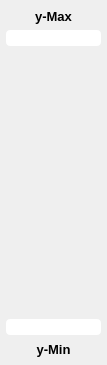
<?xml version="1.0" encoding="UTF-8"?>
<ui version="4.0">
 <class>DVerticalRangeDoubleSlider</class>
 <widget class="QWidget" name="DVerticalRangeDoubleSlider">
  <property name="geometry">
   <rect>
    <x>0</x>
    <y>0</y>
    <width>107</width>
    <height>365</height>
   </rect>
  </property>
  <property name="minimumSize">
   <size>
    <width>107</width>
    <height>365</height>
   </size>
  </property>
  <property name="maximumSize">
   <size>
    <width>107</width>
    <height>365</height>
   </size>
  </property>
  <property name="windowTitle">
   <string>Form</string>
  </property>
  <layout class="QVBoxLayout" name="verticalLayout_3">
   <property name="spacing">
    <number>6</number>
   </property>
   <property name="leftMargin">
    <number>6</number>
   </property>
   <property name="topMargin">
    <number>6</number>
   </property>
   <property name="rightMargin">
    <number>6</number>
   </property>
   <property name="bottomMargin">
    <number>6</number>
   </property>
   <item>
    <layout class="QVBoxLayout" name="verticalLayout_2">
     <property name="spacing">
      <number>4</number>
     </property>
     <item>
      <widget class="QLabel" name="label">
       <property name="minimumSize">
        <size>
         <width>10</width>
         <height>20</height>
        </size>
       </property>
       <property name="maximumSize">
        <size>
         <width>16777215</width>
         <height>20</height>
        </size>
       </property>
       <property name="font">
        <font>
         <family>Helvetica</family>
         <pointsize>10</pointsize>
         <weight>75</weight>
         <bold>true</bold>
        </font>
       </property>
       <property name="text">
        <string>y-Max</string>
       </property>
       <property name="scaledContents">
        <bool>true</bool>
       </property>
       <property name="alignment">
        <set>Qt::AlignCenter</set>
       </property>
      </widget>
     </item>
     <item>
      <layout class="QHBoxLayout" name="horizontalLayout_2">
       <property name="spacing">
        <number>4</number>
       </property>
       <item>
        <widget class="QLineEdit" name="lineEdit_2">
         <property name="minimumSize">
          <size>
           <width>10</width>
           <height>0</height>
          </size>
         </property>
         <property name="maximumSize">
          <size>
           <width>16777215</width>
           <height>16777215</height>
          </size>
         </property>
         <property name="font">
          <font>
           <family>Helvetica</family>
           <weight>75</weight>
           <bold>true</bold>
          </font>
         </property>
         <property name="styleSheet">
          <string notr="true">border-radius: 4px</string>
         </property>
         <property name="frame">
          <bool>false</bool>
         </property>
         <property name="alignment">
          <set>Qt::AlignCenter</set>
         </property>
        </widget>
       </item>
      </layout>
     </item>
    </layout>
   </item>
   <item>
    <spacer name="verticalSpacer">
     <property name="orientation">
      <enum>Qt::Vertical</enum>
     </property>
     <property name="sizeType">
      <enum>QSizePolicy::Fixed</enum>
     </property>
     <property name="sizeHint" stdset="0">
      <size>
       <width>20</width>
       <height>20</height>
      </size>
     </property>
    </spacer>
   </item>
   <item>
    <widget class="DVerticalDoubleSlider" name="widget" native="true">
     <property name="minimumSize">
      <size>
       <width>0</width>
       <height>250</height>
      </size>
     </property>
     <property name="maximumSize">
      <size>
       <width>16777215</width>
       <height>16777215</height>
      </size>
     </property>
    </widget>
   </item>
   <item>
    <spacer name="verticalSpacer_2">
     <property name="orientation">
      <enum>Qt::Vertical</enum>
     </property>
     <property name="sizeType">
      <enum>QSizePolicy::Fixed</enum>
     </property>
     <property name="sizeHint" stdset="0">
      <size>
       <width>20</width>
       <height>20</height>
      </size>
     </property>
    </spacer>
   </item>
   <item>
    <layout class="QVBoxLayout" name="verticalLayout">
     <property name="spacing">
      <number>4</number>
     </property>
     <item>
      <layout class="QHBoxLayout" name="horizontalLayout">
       <property name="spacing">
        <number>4</number>
       </property>
       <item>
        <widget class="QLineEdit" name="lineEdit">
         <property name="minimumSize">
          <size>
           <width>10</width>
           <height>0</height>
          </size>
         </property>
         <property name="maximumSize">
          <size>
           <width>16777215</width>
           <height>16777215</height>
          </size>
         </property>
         <property name="font">
          <font>
           <family>Helvetica</family>
           <weight>75</weight>
           <bold>true</bold>
          </font>
         </property>
         <property name="styleSheet">
          <string notr="true">border-radius: 4px</string>
         </property>
         <property name="frame">
          <bool>false</bool>
         </property>
         <property name="alignment">
          <set>Qt::AlignCenter</set>
         </property>
        </widget>
       </item>
      </layout>
     </item>
     <item>
      <widget class="QLabel" name="label_2">
       <property name="minimumSize">
        <size>
         <width>10</width>
         <height>20</height>
        </size>
       </property>
       <property name="maximumSize">
        <size>
         <width>16777215</width>
         <height>20</height>
        </size>
       </property>
       <property name="font">
        <font>
         <family>Helvetica</family>
         <pointsize>10</pointsize>
         <weight>75</weight>
         <bold>true</bold>
        </font>
       </property>
       <property name="text">
        <string>y-Min</string>
       </property>
       <property name="scaledContents">
        <bool>true</bool>
       </property>
       <property name="alignment">
        <set>Qt::AlignCenter</set>
       </property>
      </widget>
     </item>
    </layout>
   </item>
  </layout>
 </widget>
 <customwidgets>
  <customwidget>
   <class>DVerticalDoubleSlider</class>
   <extends>QWidget</extends>
   <header>slider.h</header>
   <container>1</container>
  </customwidget>
 </customwidgets>
 <resources/>
 <connections/>
</ui>
